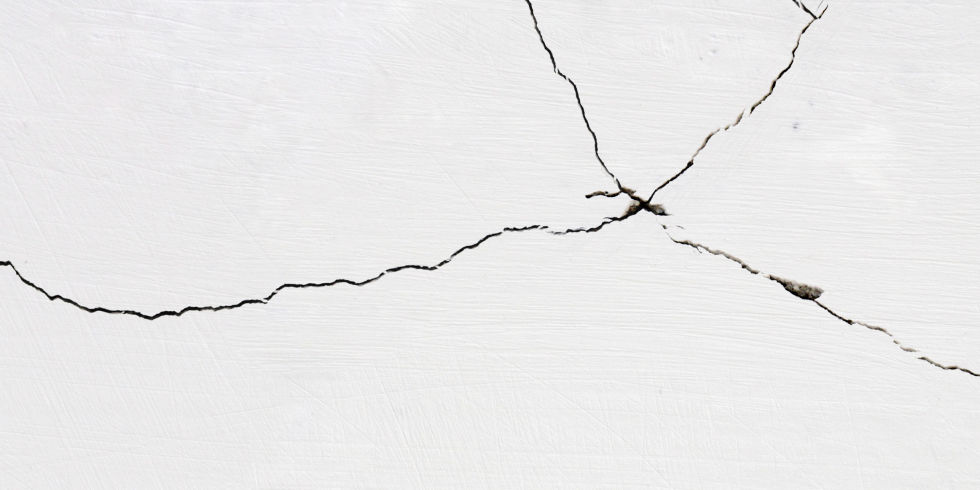
#> input picture crack.jpg, 980 x 490 px
$ python crack.py   (Python 2 division)   (older library calls are emulated)
#> lines starting #> are read from the running program, lines starting #| are printed output that depends on the picture; after the words box and inside, x2 and y2 are one past the last pixel; in counts of white or black regions, pixels touching at a corner belong together
# import the necessary packages
import numpy as np
import cv2
import matplotlib.pyplot as plt
import matplotlib.pyplot as plt
from skimage.morphology import skeletonize, skeletonize_3d
from skimage.data import binary_blobs
import cv2
import math
from skimage.morphology import medial_axis, skeletonize, skeletonize_3d
from skimage.filters import threshold_otsu
from scipy import ndimage
import matplotlib.pyplot as plt
from matplotlib.path import Path
import matplotlib.patches as patches
from scipy.spatial import KDTree
import matplotlib.pyplot as plt
from matplotlib.path import Path
import matplotlib.patches as patches
from scipy.spatial import KDTree

#please give the path to your image

# load the games image
image0 = cv2.imread("crack.jpg")
#> image0 is the input picture: shape (490, 980, 3); mean B, G, R 234, 233.7, 234.1
cv2.imshow("Image", image0)

###convert to grey scal
image1 = cv2.cvtColor( image0, cv2.COLOR_RGB2GRAY )

###thresholding
ret,image2 = cv2.threshold(image1,200,255,cv2.THRESH_BINARY)
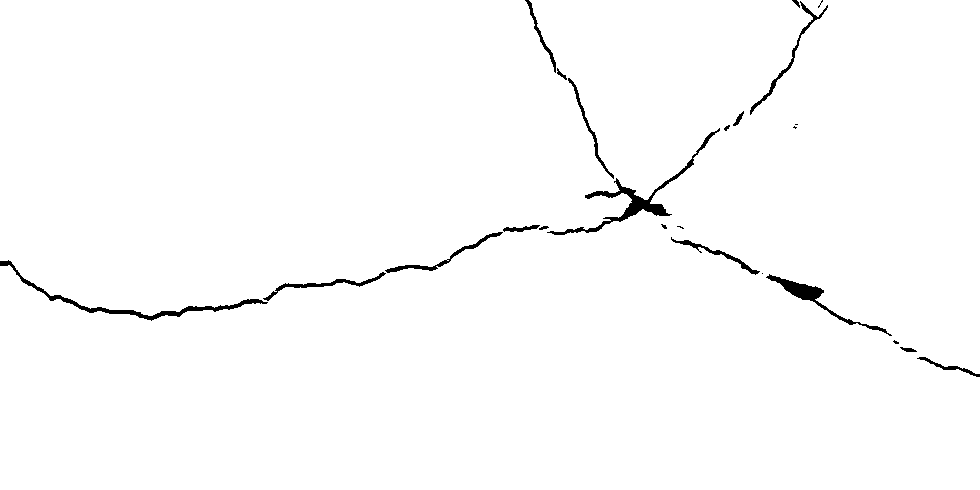
#> image2: shape (490, 980); 98.7% white; 24 black regions (7 under 20 px), largest, box (x1, y1, x2, y2) and area: (547, 128, 720, 235) 1432, (0, 260, 268, 321) 1148, (766, 274, 892, 336) 841

# remove noise
image3 = cv2.GaussianBlur(image2,(3,3),0)

# convolute with proper kernels
image4 = cv2.Laplacian(image3,cv2.CV_64F)
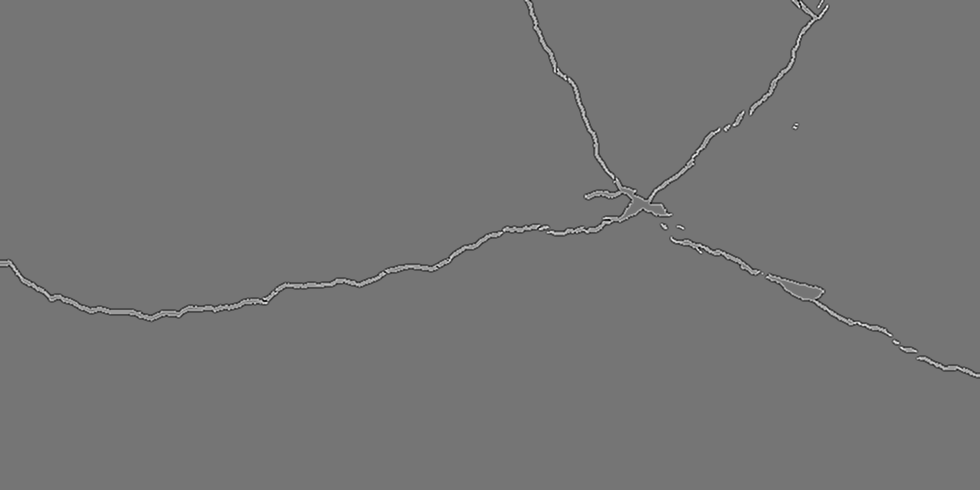
#> image4: shape (490, 980) float64; min -191, max 224, mean 0; drawn with min black and max white

###skeletisation
element = cv2.getStructuringElement(cv2.MORPH_CROSS,(3,3))
done = False
size = np.size(image4)
#> size = 480200
skel = np.zeros(image4.shape,np.uint8)
eroded = cv2.erode(image4,element)
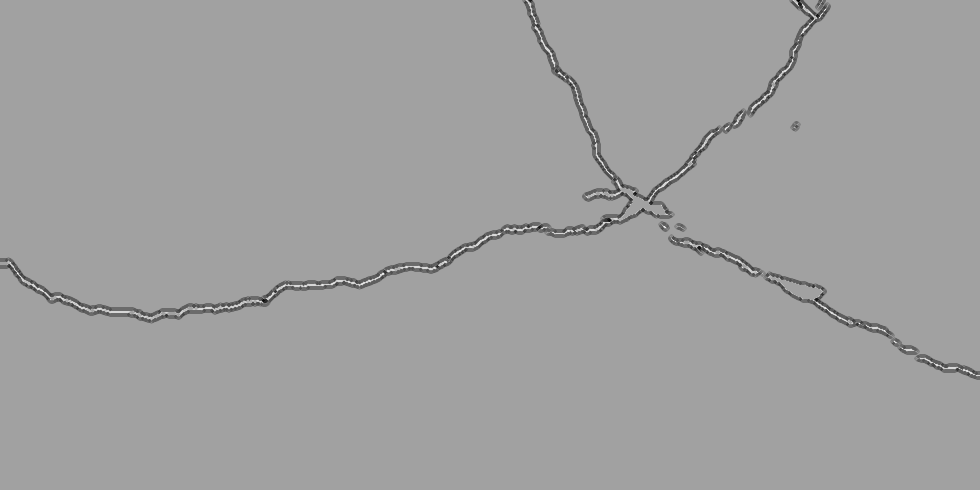
#> eroded: shape (490, 980) float64; min -191, max 110, mean -1.8; drawn with min black and max white
temp = cv2.dilate(eroded,element)
temp = cv2.subtract(image4,temp)
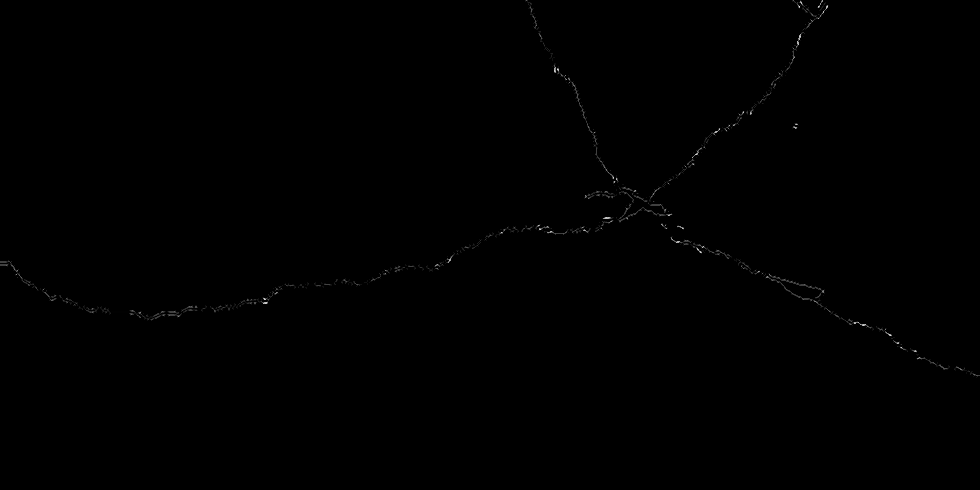
#> temp: shape (490, 980) float64; min 0, max 236, mean 0.4
image5 = eroded.copy()
thresh = threshold_otsu(image5)
#> thresh = -45.79
data = image5 < thresh
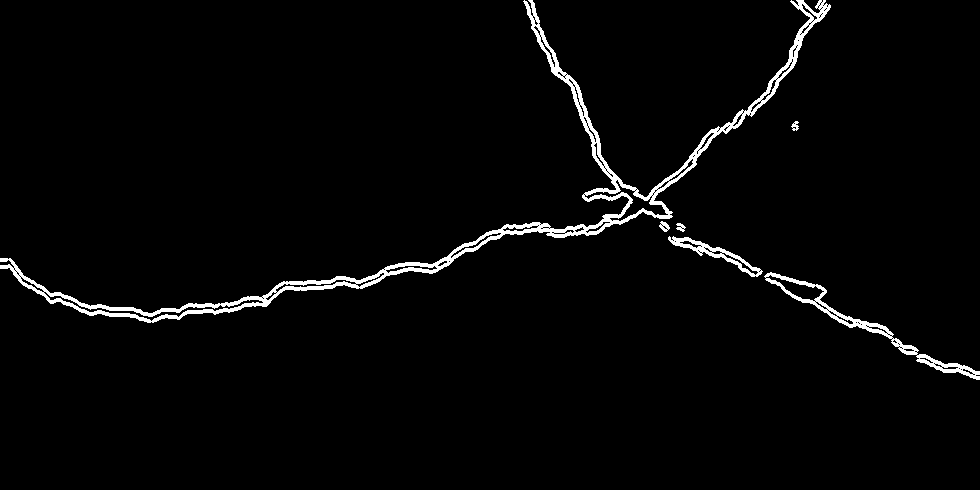
#> data: shape (490, 980) bool; 2.6% white; 6 white regions, box (x1, y1, x2, y2) and area: (0, 0, 831, 323) 9553, (764, 272, 980, 380) 1779, (668, 236, 763, 277) 753, (659, 221, 670, 232) 67, (676, 223, 686, 232) 51, (791, 121, 799, 131) 47
skel, distance = medial_axis(data, return_distance=True)
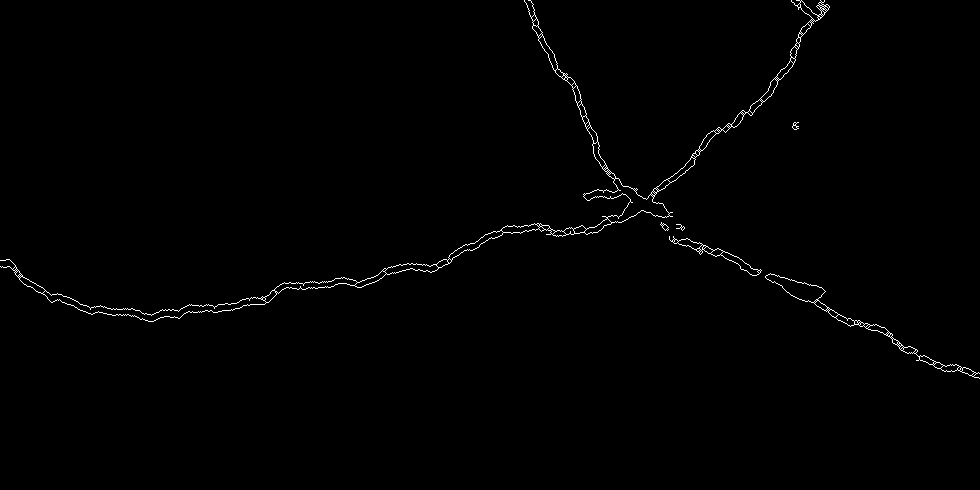
#> skel: shape (490, 980) bool; 0.72% white in thin lines or dots, all inside (x1, y1, x2, y2) = (0, 0, 980, 379)
skeleton = medial_axis(data).astype(np.uint8)
print skeleton[0].size
#| 980

###Nearest neibhour (we have 16233 points now)
point_x = []
point_y = []
point = 0
height, width= image5.shape
#> height = 490; width = 980
it = np.nditer(image4, flags=['multi_index'])

# Create a black image
while not it.finished:
	if it[0] > 0:
		point_x.append(it.multi_index[0])
		point_y.append(it.multi_index[1])
		temp = it.multi_index
		point = point + 1
	it.iternext()
#> this loop made 480200 passes
#> temp on passes 526, 527, 528, 529, 793, 794, 795, 796, 797, 822, 823, 824: (0, 525), (0, 526), (0, 527), (0, 528), (0, 792), (0, 793), (0, 794), (0, 795), (0, 796), (0, 821), (0, 822), (0, 823)
#> after the loop, point = 5772; point_x = 5772 values from 0 to 376; point_y = 5772 values, max 979 at index 5760, min 0 at index 3057, mean 539.2


#arrange them in incresing order wrt x
p_xy = np.column_stack((np.asarray(point_y),np.asarray(point_x)))
#> p_xy = 5772 pairs, first value 0 to 979, second value 0 to 376
copy_p_xy = np.copy(p_xy)
#> copy_p_xy has the same summary as p_xy

p_xy = p_xy[p_xy[:, 0].argsort()]
current_x = -1
current_y = -1
path = []
for i in range(1,len(p_xy)):
	#if already on that y-coordinate
	if current_y == p_xy[i][0]:
		continue
	else:
		current_y = p_xy[i][0]
		path.append(p_xy[i])
#> after the loop, path = 978 pairs, first value 0 to 979, second value 2 to 376

import numpy
import matplotlib.pyplot as plt
from mpl_toolkits.mplot3d import Axes3D


list1 = [0]
list2 = [1]
yList = [[l[i] for i in list1] for l in path]
#> yList = 978 items, first 6: [0], [1], [2], [3], [4], [5]
xList = [[l[i] for i in list2] for l in path]
#> xList = 978 items, first 6: [264], [262], [261], [265], [261], [262]

plt.plot(xList, yList, 'b*',linewidth=1.0)
plt.axis([0, 400, 0, 980])
plt.show()
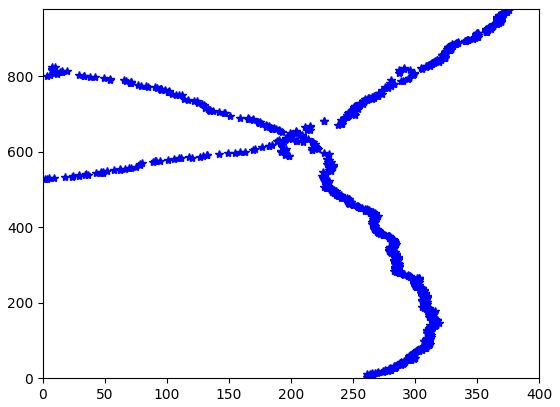
#> figure drawn by matplotlib, 1 panel
